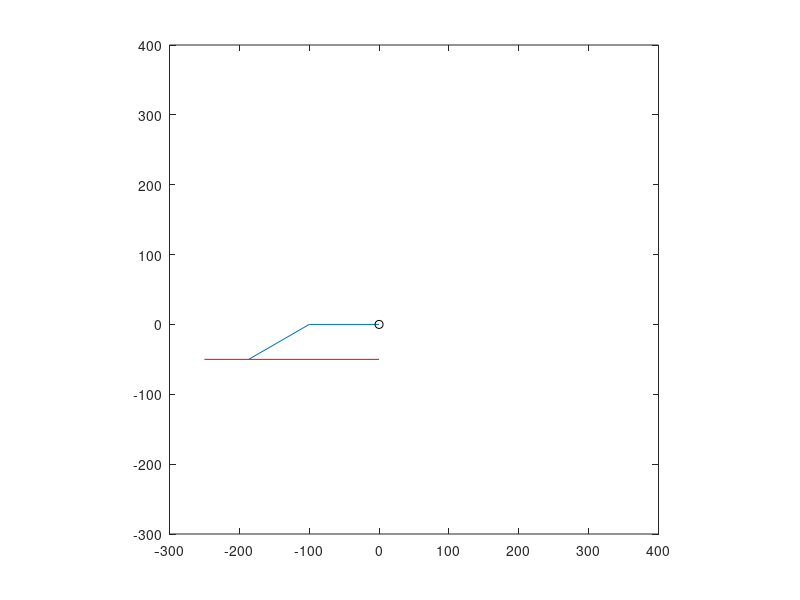

This figure's MATLAB source: (Note: this script raises an error after producing the figure.)
clear; clc; close all;


t01 = 90;
t111 = -30;          t112 = 30;
wall11 = [50 300;...
         50 100];
     
wall12 = [-50 300;...
         -50 100];


t02 = 0;
t121 = -30;          t122 = 30;     
wall21 = [300    -50;
         100    -50];
     
wall22 = [300    50;
         100    50];
       
t131 = -30;             t132 = 30;
t03 = 270;
wall31 = [-50       -250;
         -50       -0];
     
wall32 = [50       -250;
         50       -0];
     
t04 = 180;
t141 = -30;             t142 = 30;
wall41 = [-250   50;
         0   50];
     
wall42 = [-250   -50;
         0       -50];
    
wall = wall42;
t_1 = deg2rad(t142);
t_0 = deg2rad(t04);

l_1 = 100;
l_2 = 100;

p0 = [0; 0];
p1 = [cos(t_0); sin(t_0)]*l_1+p0;
p2 = [cos(t_1+t_0); sin(t_1+t_0)]*l_2+p1;

pp = [p0 p1 p2].';

plot(pp(:,1), pp(:,2));
hold all;
scatter(p0(1), p0(2), 'k');
daspect([1 1 1]);

xlim([-300 400]);
ylim([-300 400]);

plot(wall(:,1), wall(:,2), 'r');

pend = wall(1,:).';

la = norm(pend-p0);
lb = l_1;
a = pi-abs(t_1);
b = asin(lb/la*sin(a));
c = pi-a-b;
lc = la*sin(c)/sin(a);


c1 = wrapTo2Pi(atan2(pend(2)-p0(2),pend(1)-p0(1)));
addSign = sign(wrapToPi(t_0-c1));
c = c1+addSign*c;

t_0 = c;
l_2 = lc;

p0 = [0; 0];
p1 = [cos(t_0); sin(t_0)]*l_1+p0;
p2 = [cos(t_1+t_0); sin(t_1+t_0)]*l_2+p1;
pp = [p0 p1 p2].';
plot(pp(:,1), pp(:,2),'b');

grid on;

